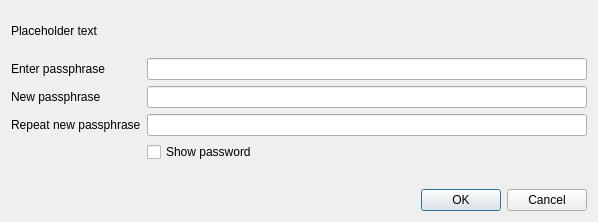
<?xml version="1.0" encoding="UTF-8"?>
<ui version="4.0">
 <class>AskPassphraseDialog</class>
 <widget class="QDialog" name="AskPassphraseDialog">
  <property name="geometry">
   <rect>
    <x>0</x>
    <y>0</y>
    <width>598</width>
    <height>222</height>
   </rect>
  </property>
  <property name="sizePolicy">
   <sizepolicy hsizetype="Preferred" vsizetype="Minimum">
    <horstretch>0</horstretch>
    <verstretch>0</verstretch>
   </sizepolicy>
  </property>
  <property name="minimumSize">
   <size>
    <width>550</width>
    <height>0</height>
   </size>
  </property>
  <property name="windowTitle">
   <string>Passphrase Dialog</string>
  </property>
  <property name="styleSheet">
   <string notr="true">font: 8pt &quot;UD Digi Kyokasho NP-R&quot;;
</string>
  </property>
  <layout class="QVBoxLayout" name="verticalLayout">
   <property name="sizeConstraint">
    <enum>QLayout::SetMinimumSize</enum>
   </property>
   <item>
    <widget class="QLabel" name="warningLabel">
     <property name="text">
      <string notr="true">Placeholder text</string>
     </property>
     <property name="textFormat">
      <enum>Qt::RichText</enum>
     </property>
     <property name="wordWrap">
      <bool>true</bool>
     </property>
    </widget>
   </item>
   <item>
    <layout class="QFormLayout" name="formLayout">
     <property name="sizeConstraint">
      <enum>QLayout::SetMinimumSize</enum>
     </property>
     <property name="fieldGrowthPolicy">
      <enum>QFormLayout::AllNonFixedFieldsGrow</enum>
     </property>
     <item row="0" column="0">
      <widget class="QLabel" name="passLabel1">
       <property name="text">
        <string>Enter passphrase</string>
       </property>
      </widget>
     </item>
     <item row="0" column="1">
      <widget class="QLineEdit" name="passEdit1">
       <property name="echoMode">
        <enum>QLineEdit::Password</enum>
       </property>
      </widget>
     </item>
     <item row="1" column="0">
      <widget class="QLabel" name="passLabel2">
       <property name="text">
        <string>New passphrase</string>
       </property>
      </widget>
     </item>
     <item row="1" column="1">
      <widget class="QLineEdit" name="passEdit2">
       <property name="echoMode">
        <enum>QLineEdit::Password</enum>
       </property>
      </widget>
     </item>
     <item row="2" column="0">
      <widget class="QLabel" name="passLabel3">
       <property name="text">
        <string>Repeat new passphrase</string>
       </property>
      </widget>
     </item>
     <item row="2" column="1">
      <widget class="QLineEdit" name="passEdit3">
       <property name="echoMode">
        <enum>QLineEdit::Password</enum>
       </property>
      </widget>
     </item>
     <item row="3" column="1">
      <widget class="QCheckBox" name="toggleShowPasswordButton">
       <property name="text">
        <string>Show password</string>
       </property>
      </widget>
     </item>
     <item row="4" column="1">
      <widget class="QLabel" name="capsLabel">
       <property name="font">
        <font>
         <family>UD Digi Kyokasho NP-R</family>
         <pointsize>8</pointsize>
         <weight>50</weight>
         <italic>false</italic>
         <bold>false</bold>
        </font>
       </property>
       <property name="text">
        <string/>
       </property>
       <property name="alignment">
        <set>Qt::AlignCenter</set>
       </property>
      </widget>
     </item>
    </layout>
   </item>
   <item>
    <widget class="QDialogButtonBox" name="buttonBox">
     <property name="orientation">
      <enum>Qt::Horizontal</enum>
     </property>
     <property name="standardButtons">
      <set>QDialogButtonBox::Cancel|QDialogButtonBox::Ok</set>
     </property>
    </widget>
   </item>
  </layout>
 </widget>
 <resources/>
 <connections>
  <connection>
   <sender>buttonBox</sender>
   <signal>accepted()</signal>
   <receiver>AskPassphraseDialog</receiver>
   <slot>accept()</slot>
   <hints>
    <hint type="sourcelabel">
     <x>20</x>
     <y>20</y>
    </hint>
    <hint type="destinationlabel">
     <x>20</x>
     <y>20</y>
    </hint>
   </hints>
  </connection>
  <connection>
   <sender>buttonBox</sender>
   <signal>rejected()</signal>
   <receiver>AskPassphraseDialog</receiver>
   <slot>reject()</slot>
   <hints>
    <hint type="sourcelabel">
     <x>20</x>
     <y>20</y>
    </hint>
    <hint type="destinationlabel">
     <x>20</x>
     <y>20</y>
    </hint>
   </hints>
  </connection>
 </connections>
</ui>
